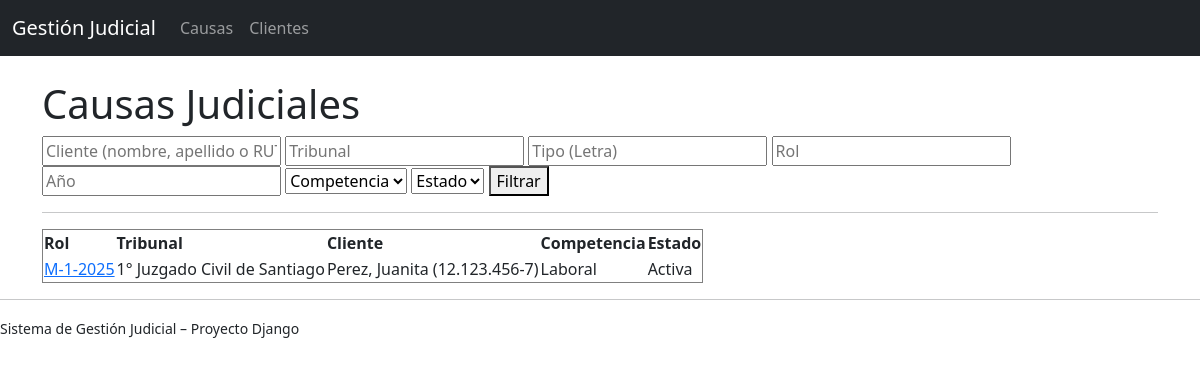
Page /causas/ on the earlier database version.
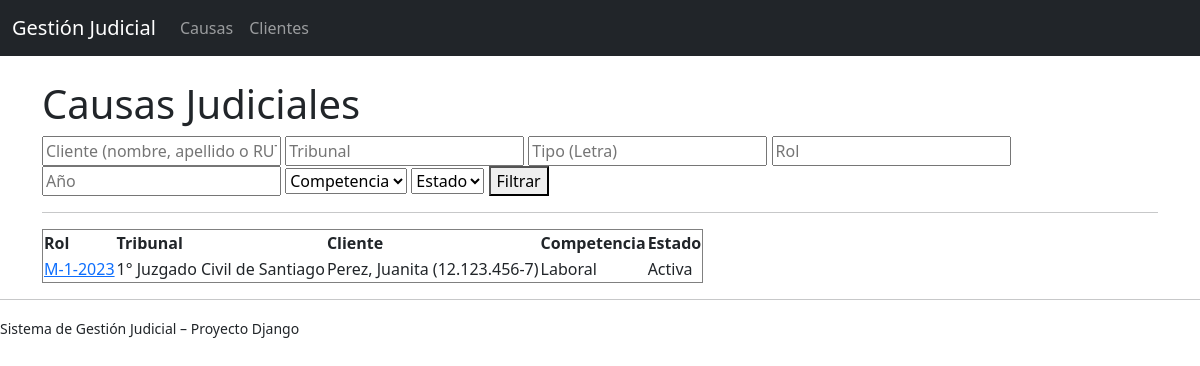
Same page on the later database version.
### causas/models.py (models this page shows)
class Causa(models.Model):
    competencia = models.CharField(
        max_length=2,
        choices=Competencia.choices
    )
    corte = models.CharField(
        max_length=100,
        blank=True,
        help_text="Solo para causas que no sean de Corte Suprema"
    )
    tribunal = models.CharField(max_length=150)
    tipo_causa = models.CharField(
        max_length=5,
        help_text="Letra del rol de la causa (Ej: C, R, T, etc.)"
    )
    rol = models.PositiveIntegerField()
    anio = models.PositiveIntegerField()
    cliente = models.ForeignKey(
        Cliente,
        on_delete=models.PROTECT,
        related_name='causas'
    )
    descripcion = models.TextField(blank=True)
    estado = models.CharField(
        max_length=3,
        choices=EstadoCausa.choices,
        default=EstadoCausa.ACTIVA
    )
    fecha_creacion = models.DateTimeField(auto_now_add=True)
    fecha_actualizacion = models.DateTimeField(auto_now=True)
    class Meta:
        unique_together = ('tipo_causa', 'rol', 'anio', 'tribunal')
        ordering = ['-anio', 'tipo_causa', 'rol']
    def __str__(self):
        return f"{self.tipo_causa}-{self.rol}-{self.anio}"

### clientes/models.py (models this page shows)
class Cliente(models.Model):
    nombres = models.CharField(max_length=100)
    apellidos = models.CharField(max_length=100)
    rut = models.CharField(max_length=12, unique=True)
    direccion = models.CharField(max_length=255, blank=True)
    telefono = models.CharField(max_length=20, blank=True)
    email = models.EmailField(blank=True)
    descripcion = models.TextField(blank=True)
    activo = models.BooleanField(default=True)
    fecha_creacion = models.DateTimeField(auto_now_add=True)
    class Meta:
        ordering = ['apellidos', 'nombres']
    def __str__(self):
        return f"{self.apellidos}, {self.nombres} ({self.rut})"

### causas/views.py (the view)
# urls.py: path('', views.CausaListView.as_view(), name='lista'),
class CausaListView(ListView):
    model = Causa
    template_name = 'causas/causa_list.html'
    context_object_name = 'causas'
    paginate_by = 20
    def get_queryset(self):
        queryset = Causa.objects.select_related('cliente')
        estado = self.request.GET.get('estado')
        if estado:
            queryset = queryset.filter(estado=estado)
        else:
            queryset = queryset.filter(estado=EstadoCausa.ACTIVA)
        competencia = self.request.GET.get('competencia')
        if competencia:
            queryset = queryset.filter(competencia=competencia)
        tribunal = self.request.GET.get('tribunal')
        if tribunal:
            queryset = queryset.filter(tribunal__icontains=tribunal)
        tipo_causa = self.request.GET.get('tipo_causa')
        if tipo_causa:
            queryset = queryset.filter(tipo_causa__iexact=tipo_causa)
        rol = self.request.GET.get('rol')
        if rol:
            queryset = queryset.filter(rol=rol)
        anio = self.request.GET.get('anio')
        if anio:
            queryset = queryset.filter(anio=anio)
        buscar_cliente = self.request.GET.get('cliente')
        if buscar_cliente:
            queryset = queryset.filter(
                Q(cliente__nombres__icontains=buscar_cliente) |
                Q(cliente__apellidos__icontains=buscar_cliente) |
                Q(cliente__rut__icontains=buscar_cliente)
            )
        return queryset

### causas/templates/causas/causa_list.html (shortened to what this page needs)
{% extends 'base.html' %}
{% block content %}
<h1>Causas Judiciales</h1>
<form method="get">
    <input type="text" name="cliente" placeholder="Cliente (nombre, apellido o RUT)"
           value="{{ request.GET.cliente }}">
    <input type="text" name="tribunal" placeholder="Tribunal"
           value="{{ request.GET.tribunal }}">
    <input type="text" name="tipo_causa" placeholder="Tipo (Letra)"
           value="{{ request.GET.tipo_causa }}">
    <input type="number" name="rol" placeholder="Rol"
           value="{{ request.GET.rol }}">
    <input type="number" name="anio" placeholder="Año"
           value="{{ request.GET.anio }}">
    <select name="competencia">
        <option value="">Competencia</option>
    </select>
    <select name="estado">
        <option value="">Estado</option>
    </select>
    <button type="submit">Filtrar</button>
</form>
<hr>
<table border="1">
    <thead>
        <tr>
            <th>Rol</th>
            <th>Tribunal</th>
            <th>Cliente</th>
            <th>Competencia</th>
            <th>Estado</th>
        </tr>
    </thead>
    <tbody>
        {% for causa in causas %}
        <tr>
            <td>
                <a href="{% url 'causas:detalle' causa.pk %}">
                    {{ causa }}
                </a>
            </td>
            <td>{{ causa.tribunal }}</td>
            <td>{{ causa.cliente }}</td>
            <td>{{ causa.get_competencia_display }}</td>
            <td>{{ causa.get_estado_display }}</td>
        </tr>
        {% empty %}
        <tr>
            <td colspan="5">No se encontraron causas</td>
        </tr>
        {% endfor %}
    </tbody>
</table>
{% endblock %}

Differences in the rows shown:
changed Causa "1° Juzgado Civil de Santiago": tipo_causa+rol+anio "M-1-2025" → "M-1-2023"
